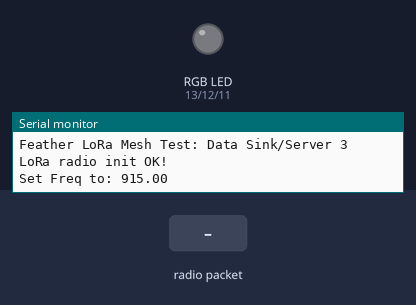
A sketch run on a simulated ESP32-S3. Shown: an RGB LED mixed from three pins (HIGH = lit), the last lines printed to the serial monitor. The inputs (shaded band) are chosen by the test bench. No radio packets arrive unless stated; pins used as bus, display or sensor lines are not drawn.

Above: at 2.2 s.
2.3 s: radio packet "1" arrives
At 3.1 s:
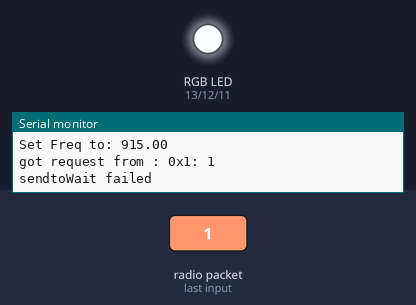
3.8 s: radio packet "0" arrives
At 4.2 s:
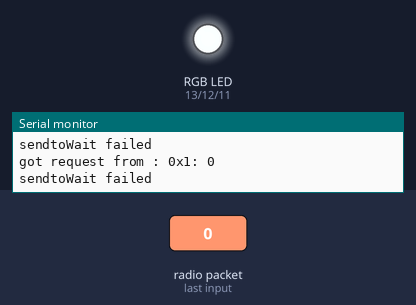
Timing chart, 0 to 6.8 s (numbered marks = the images above; inputs shaded):
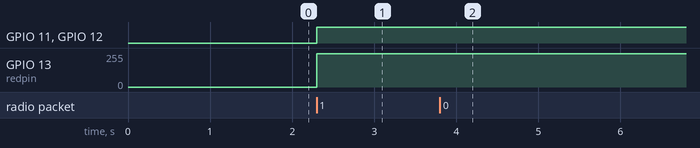

The sketch:

rf95_mesh_server2.ino
```cpp
#include <Wire.h>
#include "Adafruit_TCS34725.h"

// RiverMesh Source Node 3
// Project By Shiza Ali, Anthony Byrne, and Hammas Saeed
//
// Some code adapted from RadioHead and Adafruit library examples
// Mesh has much greater memory requirements, and you may need to limit the
// max message length to prevent wierd crashes
#define RH_MESH_MAX_MESSAGE_LEN 50

#include <RHMesh.h>
#include <RH_RF95.h>
#include <SPI.h>

// In this small artifical network of 4 nodes,
#define CLIENT_ADDRESS 1
#define SERVER1_ADDRESS 2
#define SERVER2_ADDRESS 3
#define SERVER3_ADDRESS 4

#define redpin 13
#define greenpin 12
#define bluepin 11

// set to false if using a common cathode LED
#define commonAnode true

// our RGB -> eye-recognized gamma color
byte gammatable[256];

Adafruit_TCS34725 tcs = Adafruit_TCS34725(TCS34725_INTEGRATIONTIME_50MS, TCS34725_GAIN_4X);

/* for feather m0 RFM9x */
#define RFM95_CS 8
#define RFM95_RST 4
#define RFM95_INT 3

// Singleton instance of the radio driver
RH_RF95 driver(RFM95_CS, RFM95_INT);

// Class to manage message delivery and receipt, using the driver declared above
RHMesh manager(driver, SERVER2_ADDRESS);

// Change to 434.0 or other frequency, must match RX's freq!
#define RF95_FREQ 915.0

void setup()
{
    pinMode(RFM95_RST, OUTPUT);
    digitalWrite(RFM95_RST, HIGH);
    Serial.begin(9600);
    delay(1000);

// use these three pins to drive an LED
#if defined(ARDUINO_ARCH_ESP32)
    ledcAttachPin(redpin, 1);
    ledcSetup(1, 12000, 8);
    ledcAttachPin(greenpin, 2);
    ledcSetup(2, 12000, 8);
    ledcAttachPin(bluepin, 3);
    ledcSetup(3, 12000, 8);
#else
    pinMode(redpin, OUTPUT);
    pinMode(greenpin, OUTPUT);
    pinMode(bluepin, OUTPUT);
#endif

    if (tcs.begin()) {
        Serial.println("Found sensor");
    }
    else {
        Serial.println("No TCS34725 found ... check your connections");
        //while (1)
        //  ;  // halt!
    }

    Serial.println("Feather LoRa Mesh Test: Data Sink/Server 3");

    // manual reset
    digitalWrite(RFM95_RST, LOW);
    delay(10);
    digitalWrite(RFM95_RST, HIGH);
    delay(10);

    while (!driver.init()) {
        Serial.println("LoRa radio driver init failed");
        Serial.println(
            "Uncomment '#define SERIAL_DEBUG' in RH_RF95.cpp for detailed debug "
            "info");
        while (1)
            ;
    }
    Serial.println("LoRa radio init OK!");

    // Defaults after init are 434.0MHz, modulation GFSK_Rb250Fd250, +13dbM
    if (!driver.setFrequency(RF95_FREQ)) {
        Serial.println("setFrequency failed");
        while (1)
            ;
    }
    Serial.print("Set Freq to: ");
    Serial.println(RF95_FREQ);

    // Defaults after init are 434.0MHz, 13dBm, Bw = 125 kHz, Cr = 4/5, Sf =
    // 128chips/symbol, CRC on

    // The default transmitter power is 13dBm, using PA_BOOST.
    // If you are using RFM95/96/97/98 modules which uses the PA_BOOST transmitter
    // pin, then
    // you can set transmitter powers from 5 to 23 dBm:
    driver.setTxPower(10, false);

    if (!manager.init())
        Serial.println("Mesh manager init failed");

    // thanks PhilB for this gamma table!
    // it helps convert RGB colors to what humans see
    for (int i = 0; i < 256; i++) {
        float x = i;
        x /= 255;
        x = pow(x, 2.5);
        x *= 255;

        if (commonAnode) {
            gammatable[i] = 255 - x;
        }
        else {
            gammatable[i] = x;
        }
        // Serial.println(gammatable[i]);
    }
}

uint8_t data[] = "123 server3";
// Dont put this on the stack:
uint8_t buf[RH_MESH_MAX_MESSAGE_LEN];

void loop()
{
    int red, green, blue;
    uint8_t len = sizeof(buf);
    uint8_t from;
    if (manager.recvfromAck(buf, &len, &from)) {
        Serial.print("got request from : 0x");
        Serial.print(from, HEX);
        Serial.print(": ");
        Serial.println((char*)buf);

        red = ((char*)buf)[0];
        green = ((char*)buf)[1];
        blue = ((char*)buf)[2];

#if defined(ARDUINO_ARCH_ESP32)
        ledcWrite(1, gammatable[(int)red]);
        ledcWrite(2, gammatable[(int)green]);
        ledcWrite(3, gammatable[(int)blue]);
#else
//    analogWrite(redpin, gammatable[(int)red]);
//    analogWrite(greenpin, gammatable[(int)green]);
//    analogWrite(bluepin, gammatable[(int)blue]);
#endif

        // Send a reply back to the originator client
        if (manager.sendtoWait(data, sizeof(data), from) != RH_ROUTER_ERROR_NONE)
            Serial.println("sendtoWait failed");
    }
}
```

Measured:
- after the input at 2.3 s, GPIO 11 (bluepin), GPIO 12 (greenpin): LOW → HIGH at once; GPIO 13 (redpin): 0/255 → 249/255 at once
- after the input at 3.8 s, GPIO 13 (redpin): 249/255 → 250/255 at once
